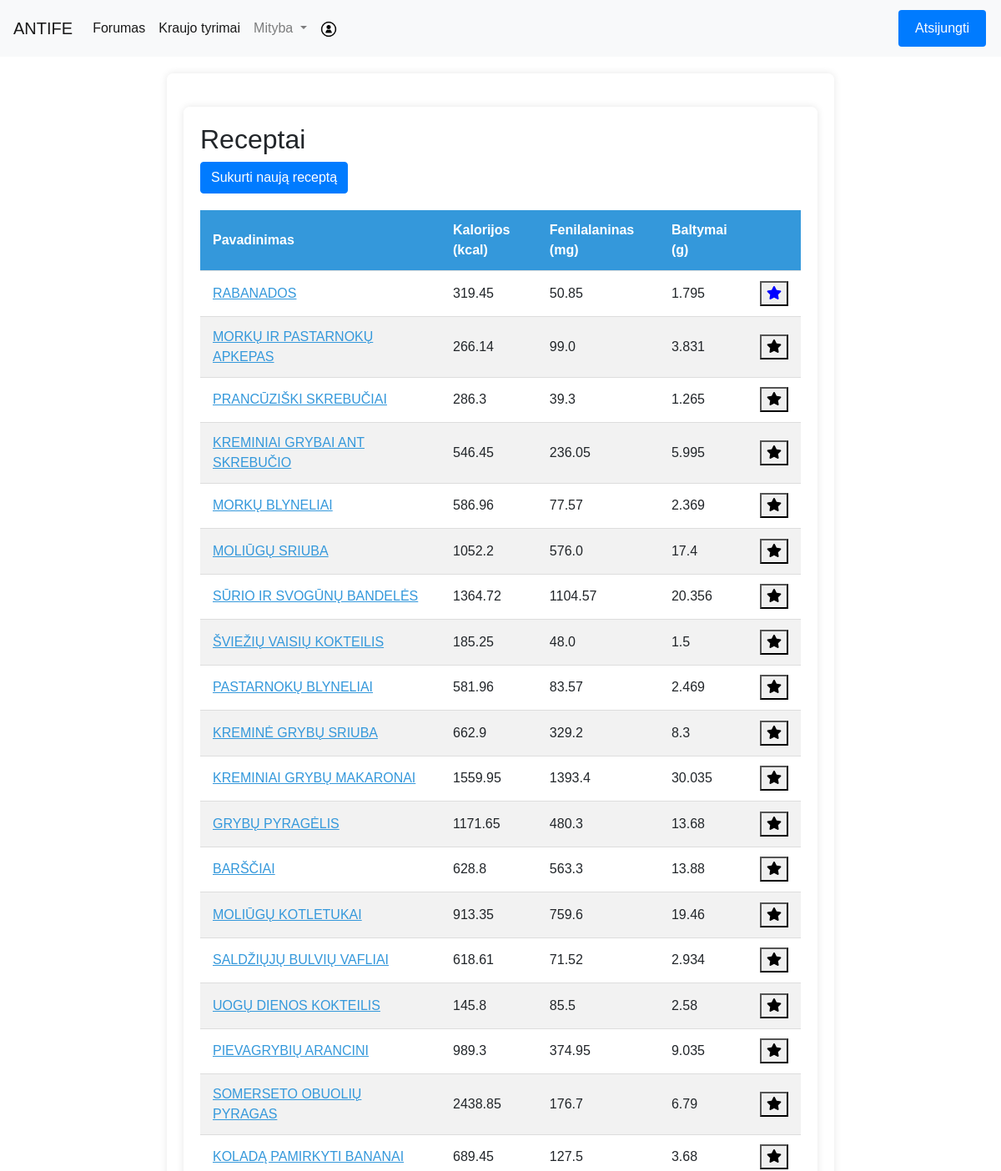
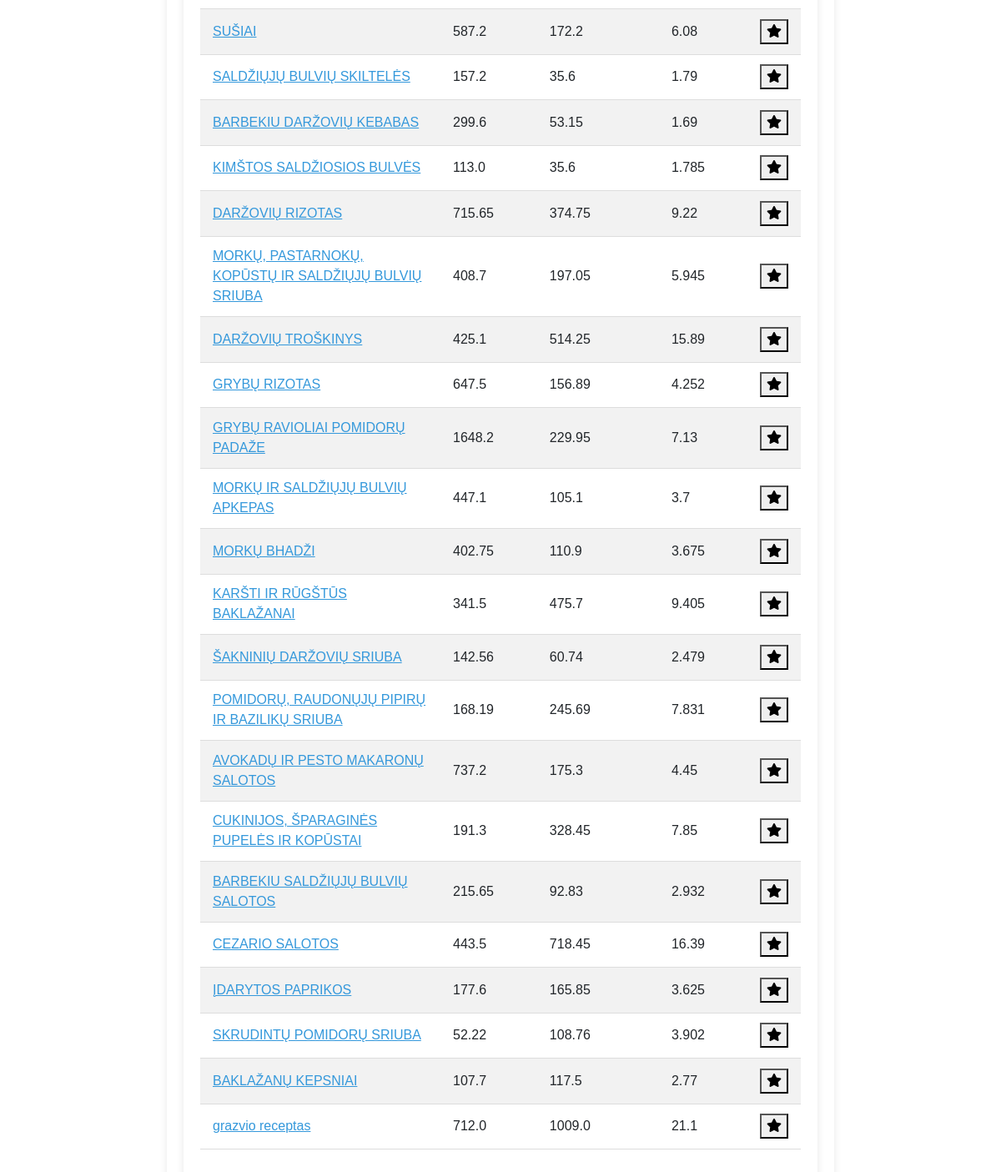
The app's page /mityba/receptai_list/ (signed in) with its own data (2 pictures, top to bottom).
### homepage/models.py (models this page shows)
class Receptai(models.Model):
    kalorijos = models.FloatField(default=0.0)
    pavadinimas = models.CharField(max_length=255)
    fenilalaninas = models.FloatField(default=0.0)
    baltymai = models.FloatField(default=0.0)
    aprasas = models.CharField(max_length=300)
    visible = models.BooleanField(default=True)

### Mityba/views.py (the view)
# urls.py: path('receptai_list/', views.receptai_list, name='receptai_list'),
def receptai_list(request):
    all_receptai = Receptai.objects.filter(visible=True)
    user_favorite_ids = []
    if request.user.is_authenticated:
        current_user = request.user
        naudotojas = Naudotojai.objects.get(user=current_user)
        user_favorite_ids = Megstamiausi_receptai.objects.filter(fk_Naudotojasid_Naudotojas=naudotojas).values_list('fk_Receptasid_Receptas', flat=True)
    sorted_receptai = sorted(all_receptai, key=lambda r: r.id not in user_favorite_ids)
    return render(request, 'Receptai.html', {'receptai_list': sorted_receptai, 'user_favorite_ids': user_favorite_ids})

### Mityba/templates/Receptai.html (shortened to what this page needs)
{% extends "base.html" %}
{% load static %}
{% block content %}
<body>
    <div class="container">
        <h2>Receptai</h2>
        {% if user.is_authenticated %}
            <a href="{% url 'mityba:create_recipe' %}" class="btn btn-primary custom-button">Sukurti naują receptą</a>
        {% endif %}
        <link rel="stylesheet" href="https://cdnjs.cloudflare.com/ajax/libs/font-awesome/5.15.4/css/all.min.css">
        <table class="styled-table">
            <thead>
                <tr>
                    <th>Pavadinimas</th>
                    <th>Kalorijos (kcal)</th>
                    <th>Fenilalaninas (mg)</th>
                    <th>Baltymai (g)</th>
                    <th></th>
                </tr>
            </thead>
            <tbody>
                {% for receptas in receptai_list %}
                    <tr>
                        <td class="name-cell" data-toggle="aprasas-{{ forloop.counter }}" data-ingredientai="ingredientai-{{ forloop.counter }}">{{ receptas.pavadinimas }}</td>
                        <td>{{ receptas.kalorijos }}</td>
                        <td>{{ receptas.fenilalaninas }}</td>
                        <td>{{ receptas.baltymai }}</td>
                        {% if user.is_authenticated %}
                            <td><button class="favorite-recipe-btn" data-recipe-id="{{ receptas.id }}"><i class="fa fa-star{% if receptas.id in user_favorite_ids %} fa-star-blue{% endif %}"></i></button></td>
                        {% endif %}
                    </tr>
                {% endfor %}
            </tbody>
        </table>
    </div>
</body>
{% endblock %}

### records on screen
Receptai: pavadinimas "RABANADOS", kalorijos "319.45", fenilalaninas "50.85", baltymai "1.795"
Receptai: pavadinimas "MORKŲ IR PASTARNOKŲ APKEPAS", kalorijos "266.14", fenilalaninas "99.0", baltymai "3.831"
Receptai: pavadinimas "PRANCŪZIŠKI SKREBUČIAI", kalorijos "286.3", fenilalaninas "39.3", baltymai "1.265"
Receptai: pavadinimas "KREMINIAI GRYBAI ANT SKREBUČIO", kalorijos "546.45", fenilalaninas "236.05", baltymai "5.995"
Receptai: pavadinimas "MORKŲ BLYNELIAI", kalorijos "586.96", fenilalaninas "77.57", baltymai "2.369"
Receptai: pavadinimas "MOLIŪGŲ SRIUBA", kalorijos "1052.2", fenilalaninas "576.0", baltymai "17.4"
Receptai: pavadinimas "SŪRIO IR SVOGŪNŲ BANDELĖS", kalorijos "1364.72", fenilalaninas "1104.57", baltymai "20.356"
Receptai: pavadinimas "ŠVIEŽIŲ VAISIŲ KOKTEILIS", kalorijos "185.25", fenilalaninas "48.0", baltymai "1.5"
Receptai: pavadinimas "PASTARNOKŲ BLYNELIAI", kalorijos "581.96", fenilalaninas "83.57", baltymai "2.469"
Receptai: pavadinimas "KREMINĖ GRYBŲ SRIUBA", kalorijos "662.9", fenilalaninas "329.2", baltymai "8.3"
Receptai: pavadinimas "KREMINIAI GRYBŲ MAKARONAI", kalorijos "1559.95", fenilalaninas "1393.4", baltymai "30.035"
Receptai: pavadinimas "GRYBŲ PYRAGĖLIS", kalorijos "1171.65", fenilalaninas "480.3", baltymai "13.68"
Receptai: pavadinimas "BARŠČIAI", kalorijos "628.8", fenilalaninas "563.3", baltymai "13.88"
Receptai: pavadinimas "MOLIŪGŲ KOTLETUKAI", kalorijos "913.35", fenilalaninas "759.6", baltymai "19.46"
Receptai: pavadinimas "SALDŽIŲJŲ BULVIŲ VAFLIAI", kalorijos "618.61", fenilalaninas "71.52", baltymai "2.934"
Receptai: pavadinimas "UOGŲ DIENOS KOKTEILIS", kalorijos "145.8", fenilalaninas "85.5", baltymai "2.58"
Receptai: pavadinimas "PIEVAGRYBIŲ ARANCINI", kalorijos "989.3", fenilalaninas "374.95", baltymai "9.035"
Receptai: pavadinimas "SOMERSETO OBUOLIŲ PYRAGAS", kalorijos "2438.85", fenilalaninas "176.7", baltymai "6.79"
Receptai: pavadinimas "KOLADĄ PAMIRKYTI BANANAI", kalorijos "689.45", fenilalaninas "127.5", baltymai "3.68"
Receptai: pavadinimas "SUŠIAI", kalorijos "587.2", fenilalaninas "172.2", baltymai "6.08"
Receptai: pavadinimas "SALDŽIŲJŲ BULVIŲ SKILTELĖS", kalorijos "157.2", fenilalaninas "35.6", baltymai "1.79"
Receptai: pavadinimas "BARBEKIU DARŽOVIŲ KEBABAS", kalorijos "299.6", fenilalaninas "53.15", baltymai "1.69"
Receptai: pavadinimas "KIMŠTOS SALDŽIOSIOS BULVĖS", kalorijos "113.0", fenilalaninas "35.6", baltymai "1.785"
Receptai: pavadinimas "DARŽOVIŲ RIZOTAS", kalorijos "715.65", fenilalaninas "374.75", baltymai "9.22"
Receptai: pavadinimas "MORKŲ, PASTARNOKŲ, KOPŪSTŲ IR SALDŽIŲJŲ BULVIŲ SRIUBA", kalorijos "408.7", fenilalaninas "197.05", baltymai "5.945"
Receptai: pavadinimas "DARŽOVIŲ TROŠKINYS", kalorijos "425.1", fenilalaninas "514.25", baltymai "15.89"
Receptai: pavadinimas "GRYBŲ RIZOTAS", kalorijos "647.5", fenilalaninas "156.89", baltymai "4.252"
Receptai: pavadinimas "GRYBŲ RAVIOLIAI POMIDORŲ PADAŽE", kalorijos "1648.2", fenilalaninas "229.95", baltymai "7.13"
Receptai: pavadinimas "MORKŲ IR SALDŽIŲJŲ BULVIŲ APKEPAS", kalorijos "447.1", fenilalaninas "105.1", baltymai "3.7"
Receptai: pavadinimas "MORKŲ BHADŽI", kalorijos "402.75", fenilalaninas "110.9", baltymai "3.675"
Receptai: pavadinimas "KARŠTI IR RŪGŠTŪS BAKLAŽANAI", kalorijos "341.5", fenilalaninas "475.7", baltymai "9.405"
Receptai: pavadinimas "ŠAKNINIŲ DARŽOVIŲ SRIUBA", kalorijos "142.56", fenilalaninas "60.74", baltymai "2.479"
Receptai: pavadinimas "POMIDORŲ, RAUDONŲJŲ PIPIRŲ IR BAZILIKŲ SRIUBA", kalorijos "168.19", fenilalaninas "245.69", baltymai "7.831"
Receptai: pavadinimas "AVOKADŲ IR PESTO MAKARONŲ SALOTOS", kalorijos "737.2", fenilalaninas "175.3", baltymai "4.45"
Receptai: pavadinimas "CUKINIJOS, ŠPARAGINĖS PUPELĖS IR KOPŪSTAI", kalorijos "191.3", fenilalaninas "328.45", baltymai "7.85"
Receptai: pavadinimas "BARBEKIU SALDŽIŲJŲ BULVIŲ SALOTOS", kalorijos "215.65", fenilalaninas "92.83", baltymai "2.932"
Receptai: pavadinimas "CEZARIO SALOTOS", kalorijos "443.5", fenilalaninas "718.45", baltymai "16.39"
Receptai: pavadinimas "ĮDARYTOS PAPRIKOS", kalorijos "177.6", fenilalaninas "165.85", baltymai "3.625"
Receptai: pavadinimas "SKRUDINTŲ POMIDORŲ SRIUBA", kalorijos "52.22", fenilalaninas "108.76", baltymai "3.902"
Receptai: pavadinimas "BAKLAŽANŲ KEPSNIAI", kalorijos "107.7", fenilalaninas "117.5", baltymai "2.77"
Receptai: pavadinimas "grazvio receptas", kalorijos "712.0", fenilalaninas "1009.0", baltymai "21.1"
